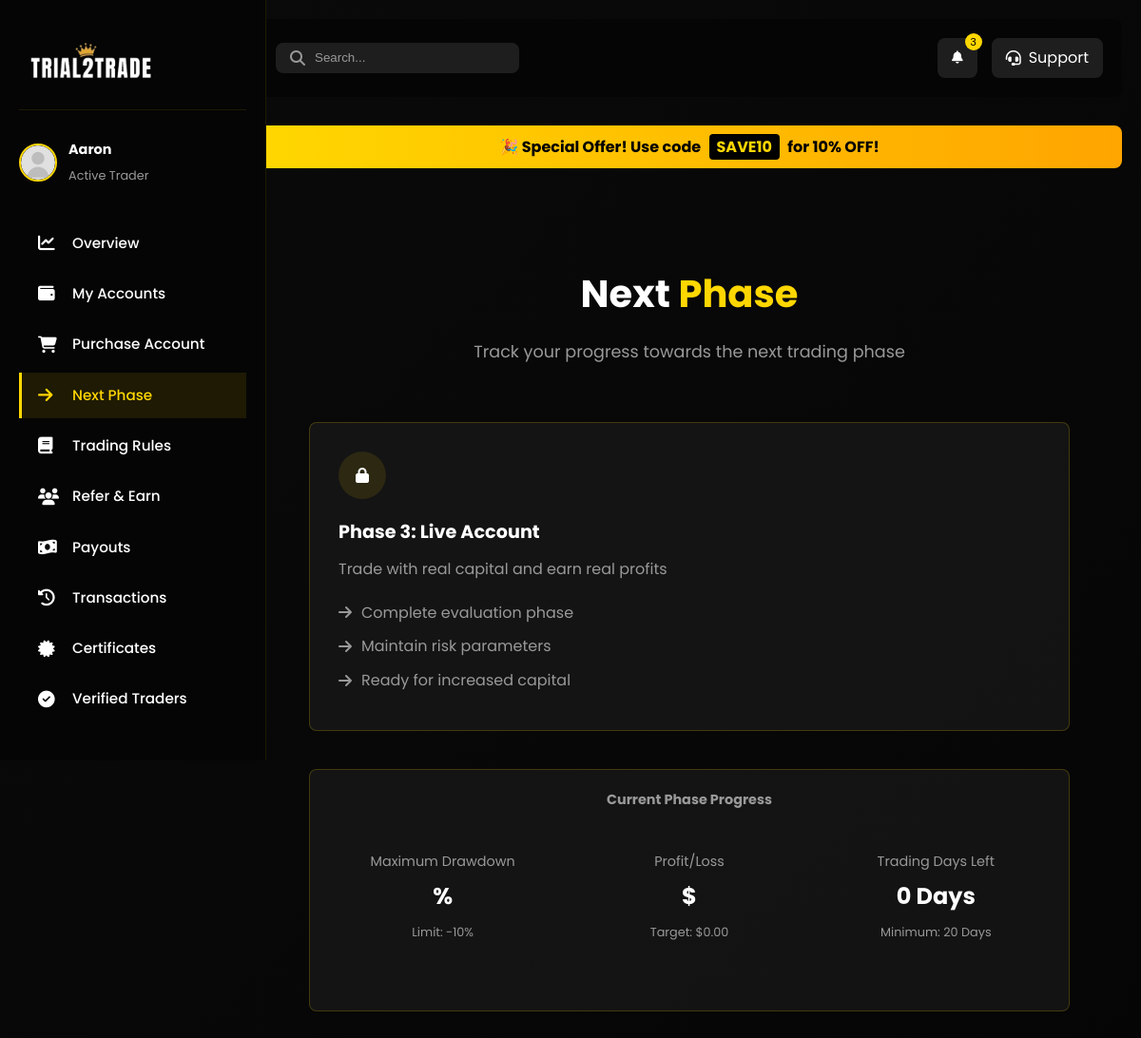
The page /dashboard-next-phase/ (signed in) on the database its author committed.
### main/models.py (models this page shows, shortened)
class CustomUser(AbstractUser):
    first_name = models.CharField(max_length=20)
    last_name = models.CharField(max_length=20)
    username = models.CharField(max_length=20, unique=True)
    email = models.EmailField(unique=True)
    phone_number = models.CharField(max_length=15, null=True, unique=True)
    email_verification_code = models.CharField(max_length=6, blank=True, null=True)
    email_verification_expires = models.DateTimeField(blank=True, null=True)
    verification_code = models.CharField(max_length=6, null=True, blank=True)
    verification_code_expires = models.DateTimeField(null=True, blank=True)
    password_reset_code = models.CharField(max_length=6, blank=True, null=True)
    password_reset_expires = models.DateTimeField(blank=True, null=True)
    referral_code = models.CharField(max_length=20, unique=True, blank=True, null=True)
    referred_by = models.ForeignKey('self', on_delete=models.SET_NULL, null=True, blank=True, related_name='referrals')
    USERNAME_FIELD = 'email'
    REQUIRED_FIELDS = ['username']
    class Meta:
        verbose_name = 'User'
        verbose_name_plural = 'Users'

class DiscountCode(models.Model):
    code = models.CharField(max_length=50, unique=True)
    percentage = models.PositiveIntegerField(default=0)
    is_active = models.BooleanField(default=True)
    created_at = models.DateTimeField(auto_now_add=True)

class MT5Account(models.Model):
    ACCOUNT_STATUS_CHOICES = (
        ('available', 'Available'),
        ('assigned', 'Assigned'),
        ('active', 'Active'),
        ('breached', 'Breached'),
        ('inactive', 'Inactive'),
    )
    ACCOUNT_SIZE_CHOICES = (
        ('$5k', '$5k'),
        ('$10k', '$10k'),
        ('$25k', '$25k'),
        ('$50k', '$50k'),
    )
    ACCOUNT_TYPE_CHOICES = (
        ('trial', 'Trial'),
        ('funded_phase_1', 'Funded Phase 1'),
        ('funded_phase_2', 'Funded Phase 2'),
        ('funded_live', 'Live Funded'),
    )
    user = models.ForeignKey(CustomUser, on_delete=models.SET_NULL, null=True, blank=True, related_name='mt5_accounts')
    account_size = models.CharField(max_length=10, choices=ACCOUNT_SIZE_CHOICES, default='$5k')
    login = models.CharField(max_length=100, unique=True)
    password = models.CharField(max_length=200)
    server = models.CharField(max_length=200, blank=True)
    assigned = models.BooleanField(default=False)
    status = models.CharField(max_length=50, choices=ACCOUNT_STATUS_CHOICES, default='available')
    account_type = models.CharField(max_length=20, choices=ACCOUNT_TYPE_CHOICES, default='trial')
    balance = models.DecimalField(max_digits=15, decimal_places=2, null=True, blank=True)
    equity = models.DecimalField(max_digits=15, decimal_places=2, null=True, blank=True)
    profit = models.DecimalField(max_digits=15, decimal_places=2, null=True, blank=True)
    drawdown = models.DecimalField(max_digits=10, decimal_places=2, null=True, blank=True)
    initial_balance = models.DecimalField(max_digits=15, decimal_places=2, null=True, blank=True)
    last_updated = models.DateTimeField(null=True, blank=True)
    daily_max_drawdown = models.DecimalField(max_digits=10, decimal_places=2, null=True, blank=True)
    equity_open_day = models.DecimalField(max_digits=15, decimal_places=2, null=True, blank=True)
    equity_open_day_date = models.DateField(null=True, blank=True)
    assigned_date = models.DateTimeField(null=True, blank=True)

### main/views.py (the view, shortened to what this page needs)
# urls.py: path('dashboard-next-phase/', views.dashboard_next_phase, name='dashboard_next_phase'),
@login_required(login_url='/login_user')
def dashboard_next_phase(request):
    user_accounts = MT5Account.objects.filter(user=request.user)
    prop_requests = RealPropRequest.objects.filter(user=request.user).order_by('-created_at')
    return render(request, 'main/dashboard-next-phase.html', {
        'user_accounts': user_accounts,
        'prop_requests': prop_requests,
        'global_alert': get_active_global_alert(),
    })

### main/templates/main/dashboard-next-phase.html (shortened to what this page needs)
{% load static %}
{% load math_filters %}
<!DOCTYPE html>
<html lang="en">
<head>
    <link rel="stylesheet" href="{% static 'css/style.css' %}">
    <link rel="stylesheet" href="{% static 'css/dashboard.css' %}">
    <link rel="stylesheet" href="{% static 'css/dashboard-nav.css' %}">
    <link rel="stylesheet" href="https://cdnjs.cloudflare.com/ajax/libs/font-awesome/6.4.0/css/all.min.css">
    <link rel="stylesheet" href="{% static 'css/mobile-nav.css' %}">
</head>
<body>
    <nav class="dashboard-nav">
        <div class="nav-logo">
            <img src="{% static 'images/logob.png' %}" alt="Trial2Trade Logo" style="width: 130px; height: 75px;">
        </div>
            <div class="user-info">
                <img src="{% static 'images/avatar-placeholder.svg' %}" alt="User Avatar" class="avatar">
                <div class="user-details">
                    <h4 class="user-name">{{ request.user.first_name|default:request.user.username }}</h4>
                    <span class="user-status">{% if user_accounts %}Active Trader{% else %}New User{% endif %}</span>
                </div>
            </div>
        <div class="nav-menu">
            <a href="{% url 'index' %}" class="nav-item">
                <i class="fas fa-chart-line"></i>
                <span>Overview</span>
            </a>
            <a href="{% url 'dashboard_accounts' %}" class="nav-item">
                <i class="fas fa-wallet"></i>
                <span>My Accounts</span>
            </a>
            <a href="{% url 'dashboard_purchase' %}" class="nav-item">
                <i class="fas fa-shopping-cart"></i>
                <span>Purchase Account</span>
            </a>
            <a href="{% url 'dashboard_next_phase' %}" class="nav-item active">
                <i class="fas fa-arrow-right"></i>
                <span>Next Phase</span>
            </a>
            <a href="{% url 'dashboard_rules' %}" class="nav-item">
                <i class="fas fa-book"></i>
                <span>Trading Rules</span>
            </a>
            <a href="{% url 'dashboard_referral' %}" class="nav-item">
                <i class="fas fa-users"></i>
                <span>Refer & Earn</span>
            </a>
            <a href="{% url 'dashboard_payouts' %}" class="nav-item">
                <i class="fas fa-money-bill-wave"></i>
                <span>Payouts</span>
            </a>
            <a href="{% url 'dashboard_transactions' %}" class="nav-item">
                <i class="fas fa-history"></i>
                <span>Transactions</span>
            </a>
            <a href="{% url 'dashboard_certificates' %}" class="nav-item">
                <i class="fas fa-certificate"></i>
                <span>Certificates</span>
            </a>
            <a href="{% url 'dashboard_verified_traders' %}" class="nav-item">
                <i class="fas fa-check-circle"></i>
                <span>Verified Traders</span>
            </a>
            <a href="{% url 'logout_user' %}" class="logout-btn">
                <span>Logout</span>
            </a>
        </div>
    </nav>
    <main class="dashboard-content">
        <header class="dashboard-header">
            <div class="header-search">
                <i class="fas fa-search"></i>
                <input type="text" placeholder="Search...">
            </div>
            <div class="header-actions">
                <button class="notification-btn">
                    <i class="fas fa-bell"></i>
                    <span class="notification-badge">3</span>
                </button>
                <a href="mailto:info@trial2trade.com" class="support-btn">
                    <i class="fas fa-headset"></i>
                    <span>Support</span>
                </a>
            </div>
        </header>
        {% if active_discount_code %}
        <div class="discount-banner" style="background: linear-gradient(90deg, #FFD700, #FFA500); color: #000; padding: 10px; text-align: center; font-weight: bold; margin-bottom: 20px; border-radius: 8px; margin-top: 20px;">
            🎉 Special Offer! Use code <span style="background: #000; color: #FFD700; padding: 2px 8px; border-radius: 4px; margin: 0 5px;">{{ active_discount_code.code }}</span> for {{ active_discount_code.percentage }}% OFF!
        </div>
        {% endif %}
        <section class="dashboard-section active">
            <div class="section-header">
                <h2>Next <span class="highlight">Phase</span></h2>
                <p>Track your progress towards the next trading phase</p>
            </div>
            <div class="progress-container" style="max-width: 800px; margin: 0 auto;">
                {% if user_accounts %}
                <div class="phase-timeline">
                    {% for account in user_accounts %}
                    {% if account.phase == 3 %}
                    <div class="phase-step completed">
                        <div class="step-icon">
                            <i class="fas fa-check"></i>
                        </div>
                        <h3>Phase 3: Live Account</h3>
                        <p>Trading with real capital and earning real profits</p>
                        <ul class="phase-achievements">
                            <li><i class="fas fa-check"></i> Account Size: {{ account.account_size }}</li>
                            <li><i class="fas fa-check"></i> Balance: ${{ account.balance|floatformat:2 }}</li>
                            <li><i class="fas fa-check"></i> Profit: ${{ account.profit|floatformat:2 }}</li>
                        </ul>
                    </div>
                    {% elif not account.phase == 3 %}
                    <div class="phase-step">
                        <div class="step-icon">
                            <i class="fas fa-lock"></i>
                        </div>
                        <h3>Phase 3: Live Account</h3>
                        <p>Trade with real capital and earn real profits</p>
                        <ul class="phase-requirements">
                            <li><i class="fas fa-arrow-right"></i> Complete evaluation phase</li>
                            <li><i class="fas fa-arrow-right"></i> Maintain risk parameters</li>
                            <li><i class="fas fa-arrow-right"></i> Ready for increased capital</li>
                        </ul>
                    </div>
                    {% endif %}
                    {% endfor %}
                </div>
                {% endif %}
                <div class="phase-summary">
                    <div class="summary-card">
                        <h4>Current Phase Progress</h4>
                        {% if user_accounts %}
                        {% with current_account=user_accounts|first %}
                        <div class="stats-grid">
                            <div class="stat-item">
                                <span>Maximum Drawdown</span>
                                <p class="value {% if current_account.drawdown < 10 %}success{% else %}danger{% endif %}">{{ current_account.drawdown|floatformat:1 }}%</p>
                                <small>Limit: -10%</small>
                            </div>
                            <div class="stat-item">
                                <span>Profit/Loss</span>
                                <p class="value {% if current_account.profit > 0 %}positive{% else %}negative{% endif %}">{% if current_account.profit > 0 %}+{% endif %}${{ current_account.profit|floatformat:2 }}</p>
                                <small>Target: ${{ current_account.initial_balance|mul:0.15|floatformat:2 }}</small>
                            </div>
                            <div class="stat-item">
                                <span>Trading Days Left</span>
                                {% with days_passed=current_account.assigned_date|timesince|split:" "|first|add:0 %}
                                {% with days_left=20|sub:days_passed %}
                                <p class="value">{% if days_left < 0 %}0{% else %}{{ days_left }}{% endif %} Days</p>
                                {% endwith %}
                                {% endwith %}
                                <small>Minimum: 20 Days</small>
                            </div>
                        </div>
                        {% endwith %}
                        {% else %}
                        <div class="no-stats-message">
                            <p>No account statistics available. Purchase an account to start tracking your progress.</p>
                        </div>
                        {% endif %}
                    </div>
                </div>
            </div>
        </section>
    </main>
</body>
</html>

### rows shown on the page
CustomUser: user.first_name "Aaron"
DiscountCode: code "SAVE10", percentage "10"
MT5Account: initial_balance|mul "0.00"

### other values the page prints
{{ days_left }} "0"
